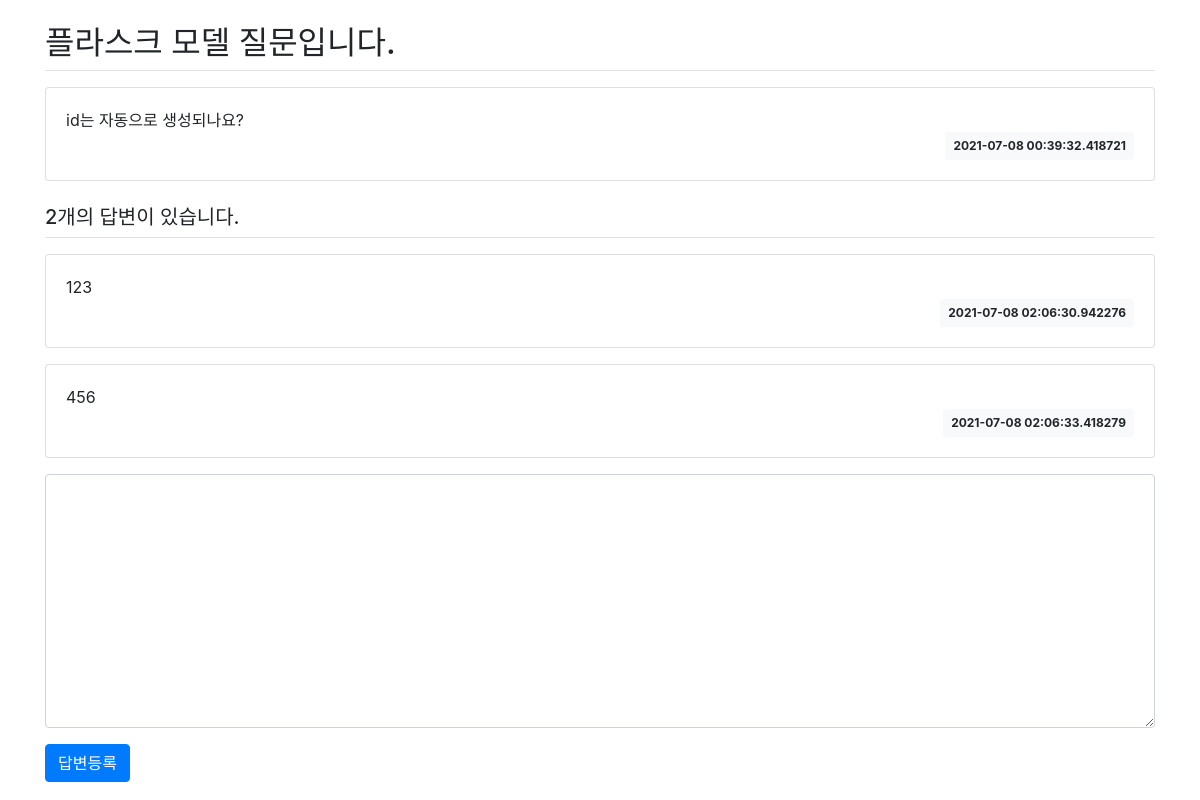
Screenshot of /question/detail/2/ with the database file from the repository.
### pybo/models.py (models this page shows)
class Question(db.Model):
    id = db.Column(db.Integer, primary_key=True)
    subject = db.Column(db.String(200), nullable=False)
    content = db.Column(db.Text(), nullable=False)
    create_date = db.Column(db.DateTime(), nullable=False)

class Answer(db.Model):
    id = db.Column(db.Integer, primary_key=True)
    question_id = db.Column(db.Integer, db.ForeignKey('question.id', ondelete='CASCADE'))
    question = db.relationship('Question', backref=db.backref('answer_set'))
    content = db.Column(db.Text(), nullable=False)
    create_date = db.Column(db.DateTime(), nullable=False)

### pybo/views/question_views.py (the view)
@bp.route('/detail/<int:question_id>/')
def detail(question_id):
    question = Question.query.get_or_404(question_id)
    return render_template('question/question_detail.html', question=question)

### pybo/templates/question/question_detail.html
<link rel="stylesheet" href="{{ url_for('static', filename='bootstrap.min.css') }}">
{% extends 'base.html' %}
{% block content %}
<div class="container my-3">
    <h2 class="border-bottom py-2">{{ question.subject }}</h2>
    <div class="card my-3">
        <div class="card-body">
            <div class="card-text" style="white-space: pre-line;">{{ question.content }}</div>
            <div class="d-flex justify-content-end">
                <div class="badge badge-light p-2">
                    {{ question.create_date }}
                </div>
            </div>
        </div>
    </div>
    <h5 class="border-bottom my-3 py-2">{{ question.answer_set|length }}개의 답변이 있습니다.</h5>
    {% for answer in question.answer_set %}
    <div class="card my-3">
        <div class="card-body">
            <div class="card-text" style="white-space: pre-line;">{{ answer.content }}</div>
            <div class="d-flex justify-content-end">
                <div class="badge badge-light p-2">
                    {{ answer.create_date }}
                </div>
            </div>
        </div>
    </div>
    {% endfor %}
    <form action="{{ url_for('answer.create', question_id=question.id) }}" method="post" class="my-3">
        <div class="form-group">
            <textarea name="content" id="content" class="form-control" rows="10"></textarea>
        </div>
        <input type="submit" value="답변등록" class="btn btn-primary">
    </form>
</div>
{% endblock %}

### rows the page displays
Question: subject "플라스크 모델 질문입니다.", content "id는 자동으로 생성되나요?", create_date "2021-07-08 00:39:32.418721"
Answer: content "123", create_date "2021-07-08 02:06:30.942276"
Answer: content "456", create_date "2021-07-08 02:06:33.418279"

### other values shown
{{ question.answer_set|length }} "2"
